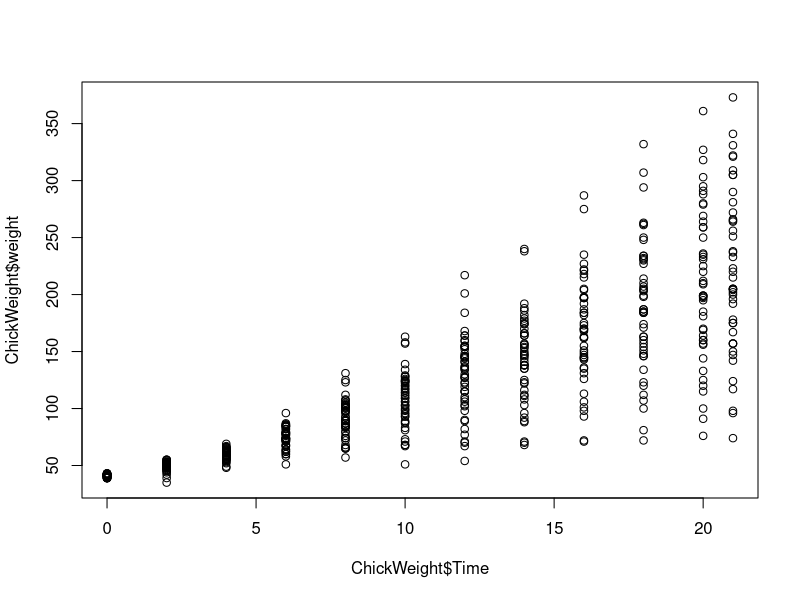
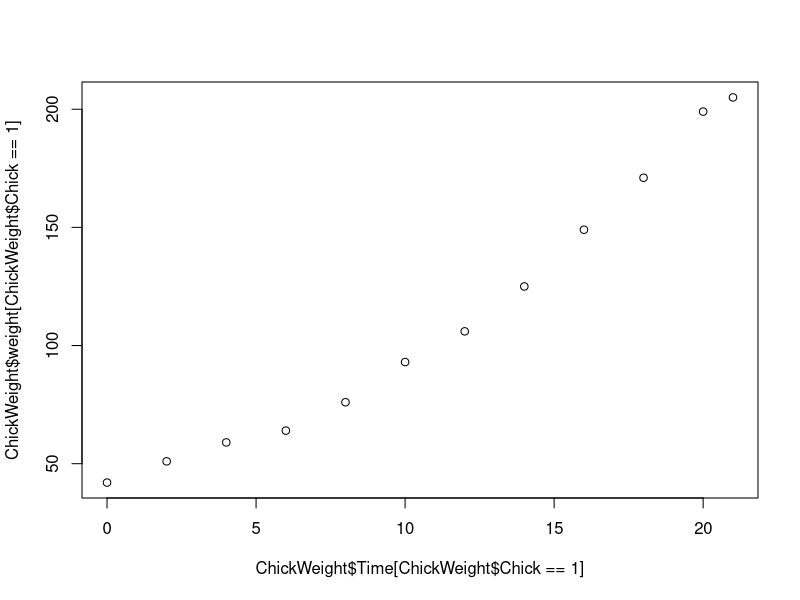
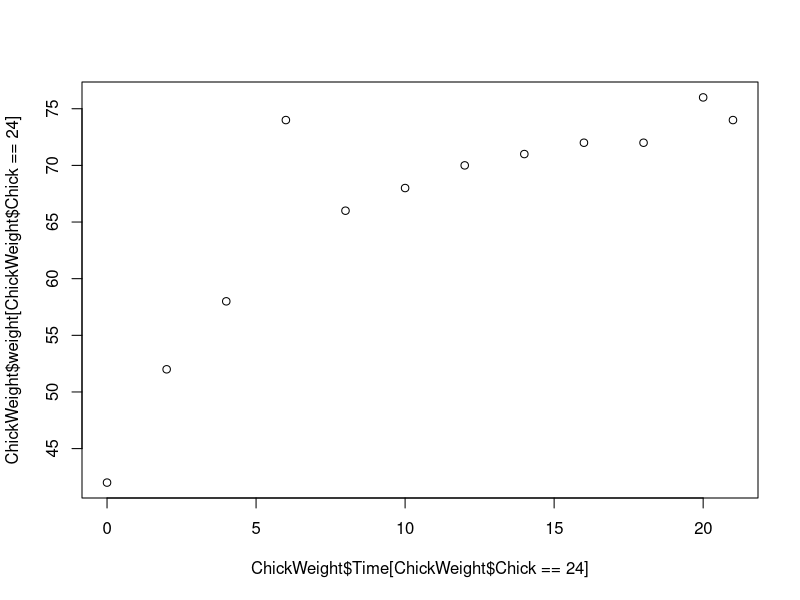
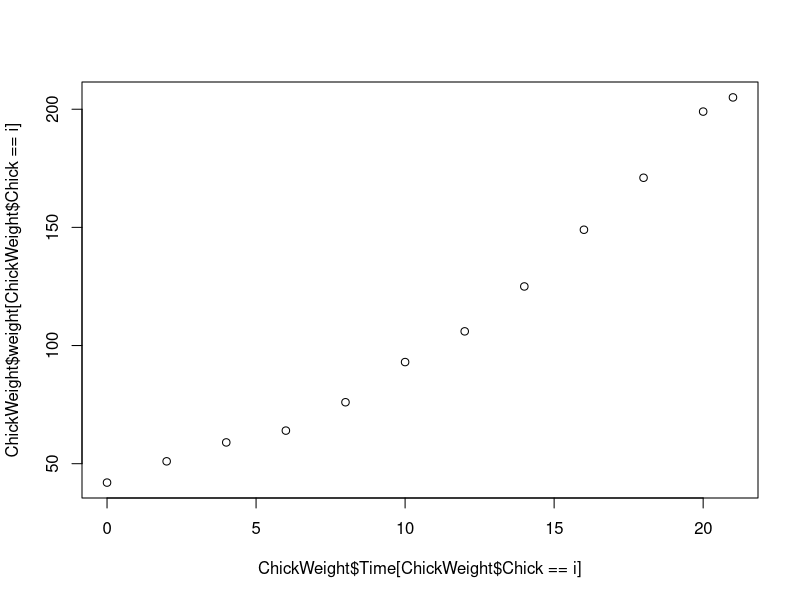
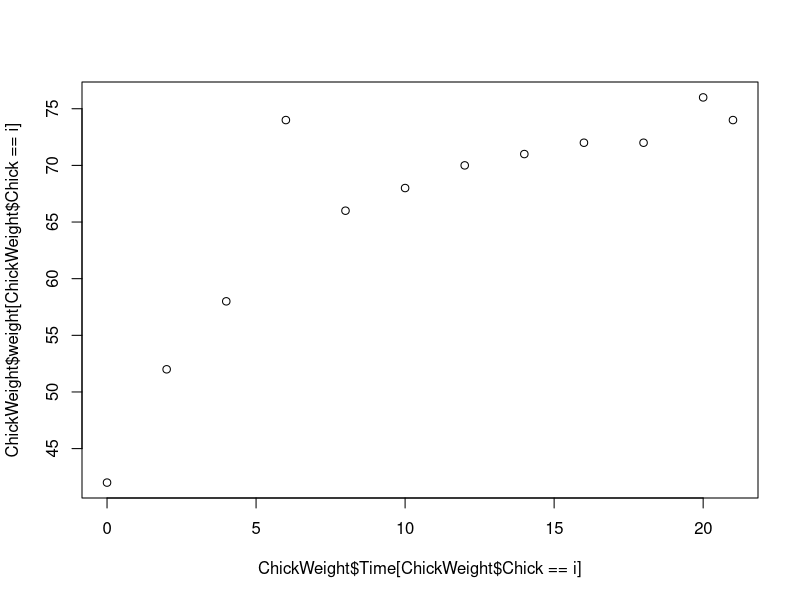

These figures' R source, in order: (Note: this script raises an error after producing the figures.)
library(datasets)
ChickWeight
chickwts
as.data.frame(HairEyeColor)

#Explorar conjunto de dados: ChickWeight
str(ChickWeight)
head(ChickWeight)
tail(ChickWeight)

ChickWeight$Chick = as.character(ChickWeight$Chick)
ChickWeight$Diet = as.character(ChickWeight$Diet)
str(ChickWeight)
#Quantas dietas diferentes?
unique(ChickWeight$Diet)

#Quantos individuos diferentes?
unique(ChickWeight$Chick)

#Com quantos dias os pesos dos frangos foram medidos, em geral?
unique(ChickWeight$Time)
length(unique(ChickWeight$Time))

#Quantos frangos tiveram a dieta 1?
chick_diet = unique(ChickWeight$Chick[ChickWeight$Diet == 3])
length(chick_diet)

#loop quantos frangos para cada dieta?
dietas = unique(ChickWeight$Diet)
for(i in 1:length(dietas)){
  chick_diet = unique(ChickWeight$Chick[ChickWeight$Diet == i])
  no_frangos = length(chick_diet)
  print(paste('A dieta',i,'teve',no_frangos,'frangos no experimento'))
}

#Qual dieta dava maior ganho de peso para frangos com até 10 dias?
weight10 = ChickWeight[ChickWeight$Time == 10,]
medias_weight10 = c()
for(i in 1:length(dietas)){
  chick_diet = weight10[weight10$Diet == i,]
  medias_weight10[i] = mean(chick_diet$weight)
}


#Media de peso dos frangos com 21 dias
weight10 = ChickWeight[ChickWeight$Time == 10,]
aggregate(weight10$weight, by = list(weight10$Diet), mean)

agg_day = function(df,day){
  weight10 = ChickWeight[ChickWeight$Time == day,]
  aggregate(weight10$weight, by = list(weight10$Diet), mean)
}


#Peso dos frangos por dieta e idade
aggregate(ChickWeight$weight, by = list(ChickWeight$Diet,
                                        ChickWeight$Time), mean)

##
plot(x=ChickWeight$Time,y=ChickWeight$weight)
plot(x=ChickWeight$Time[ChickWeight$Chick == 1],
     y=ChickWeight$weight[ChickWeight$Chick == 1])
plot(x=ChickWeight$Time[ChickWeight$Chick == 24],
     y=ChickWeight$weight[ChickWeight$Chick == 24])

chicks_to_plot = c(1,24)
for(i in chicks_to_plot){
  plot(x=ChickWeight$Time[ChickWeight$Chick == i],
       y=ChickWeight$weight[ChickWeight$Chick == i])
}



weight21 = ChickWeight[ChickWeight$Time == 21,]
aggregate(weight21$weight, by = list(weight21$Diet), mean)

aggregate(ChickWeight$weight, by = list(ChickWeight$Diet,
                                        ChickWeight$Time), mean)

groupedChicks = group_by(weight21,Diet,Time)
summarise(groupedChicks, mean(weight))
